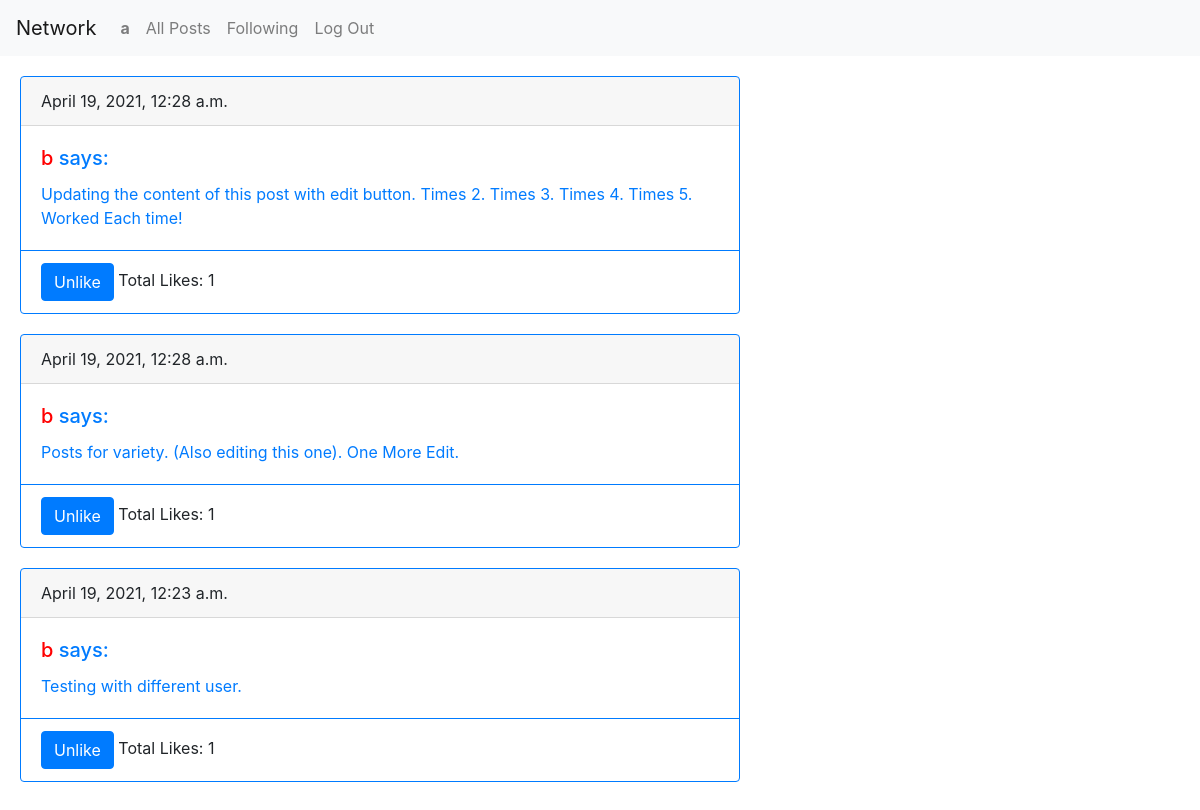
Page /following (signed in) on the committed database.
### network/models.py (models this page shows, shortened)
class User(AbstractUser):
    following = models.ManyToManyField(
        'self',
        blank=True,
        symmetrical=False
    )

class Post(models.Model):
    author = models.ForeignKey(
        User,
        null=True,
        on_delete=models.CASCADE,
        related_name="author"
    )
    timestamp = models.DateTimeField(
        auto_now_add=True
    )
    content = models.CharField(
        max_length=1000,
        blank=False
    )
    likes = models.IntegerField(
        default=0,
        validators=[MinValueValidator(0)]
    )
    liked_by = models.ManyToManyField(
        User,
        blank=True,
        related_name="liked_by",
    )

### network/views.py (the view)
# urls.py: path("following", views.following, name="following"),
@login_required(login_url='login')
def following(request):
    user = request.user
    posts = Post.objects.filter(
                author__in=user.following.all()).order_by('-timestamp')
    paginator = Paginator(posts, 10)
    page_number = request.GET.get('page')
    page_object = paginator.get_page(page_number)
    return render(request, "network/following.html", {"posts": page_object})

### network/templates/network/following.html
{% extends "network/layout.html" %}
{% block body %}
    {% include "network/post_layout.html" %}
{% endblock %}

### network/templates/network/layout.html (shortened to what this page needs)
{% load static %}
<!DOCTYPE html>
<html lang="en">
    <head>
        <link rel="stylesheet" href="https://stackpath.bootstrapcdn.com/bootstrap/4.4.1/css/bootstrap.min.css">
        <link href="{% static 'network/styles.css' %}" rel="stylesheet">
    </head>
    <body>
        <nav class="navbar navbar-expand-lg navbar-light bg-light">
            <a class="navbar-brand" href="{% url 'index' %}">Network</a>
            <div>
              <ul class="navbar-nav mr-auto">
                {% if user.is_authenticated %}
                    <li class="nav-item">
                        <a class="nav-link" href="{% url 'profile' user.username %}"><strong>{{ user.username }}</strong></a>
                    </li>
                {% endif %}
                <li class="nav-item">
                  <a class="nav-link" href="{% url 'index' %}">All Posts</a>
                </li>
                {% if user.is_authenticated %}
                    <li class="nav-item">
                        <a class="nav-link" href="{% url 'following' %}">Following</a>
                    </li>
                    <li class="nav-item">
                        <a class="nav-link" href="{% url 'logout' %}">Log Out</a>
                    </li>
                {% endif %}
              </ul>
            </div>
          </nav>
        <div class="body">
            {% block body %}
            {% endblock %}
        </div>
    </body>
</html>

### network/templates/network/post_layout.html (shortened to what this page needs)
    {% if not posts %}
        <div class="posts">
            No posts found :(
        </div>
    {% else %}
        {% for post in posts %}
            <div class="posts card border-primary" style="max-width: 45rem;">
                <div class="card-header">{{ post.timestamp }}</div>
                <div class="card-body text-primary">
                    <h5 class="card-title">
                        <a class="user-link" href="{% url 'profile' post.author.username %}">{{ post.author.username }} </a> says:
                    </h5>
                    <p class="card-text" id="post-{{ post.id }}" data-post-id={{ post.id }}> {{ post.content }} </p>
                </div>
                <div class="card-footer bg-transparent border-primary">
                    {% if user.is_authenticated and user.username != post.author.username %}
                        <button class="btn btn-primary like" id="like-{{ post.id }}" data-post-id={{ post.id }}>
                        {% if user not in post.liked_by.all %}
                            Like
                        {% else %}
                            Unlike
                        {% endif %}
                        </button>
                    {% endif %}
                    <span id="total-{{post.id}}" class="like"> Total Likes: {{ post.likes }} </span>
                </div>
            </div>
        {% endfor %}
    {% endif %}

### network/static/network/styles.css (style rules this page uses)
.posts { margin: 20px; }
.user-link { color: red; }

### rows in the picture
User: username "a"
Post: timestamp "April 19, 2021, 12:28 a.m.", author.username "b", content "Updating the content of this post with edit button. Times 2. Times 3. Times 4. Times 5. Worked Each time!", shows "Unlike", likes "1"
Post: timestamp "April 19, 2021, 12:28 a.m.", author.username "b", content "Posts for variety. (Also editing this one). One More Edit.", shows "Unlike", likes "1"
Post: timestamp "April 19, 2021, 12:23 a.m.", author.username "b", content "Testing with different user.", shows "Unlike", likes "1"
